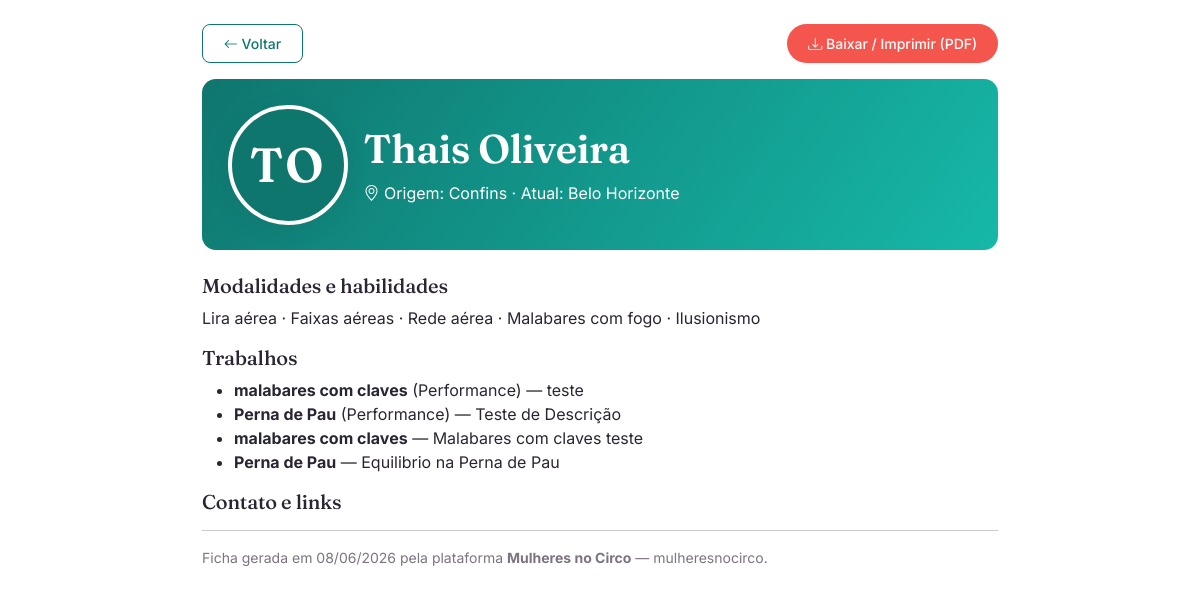
Page /ficha-artista.php?id=1 (signed in) on the committed database.
### tables this page shows
CREATE TABLE `usuarios` (
  `id` int(11) NOT NULL AUTO_INCREMENT,
  `nome_artistico` varchar(150) NOT NULL,
  `email` varchar(255) NOT NULL,
  `senha_hash` varchar(255) NOT NULL,
  `data_nascimento` date DEFAULT NULL,
  `cidade_origem` varchar(150) DEFAULT NULL,
  `cidade_atual` varchar(150) DEFAULT NULL,
  `genero` varchar(50) DEFAULT NULL,
  `orientacao_sexual` varchar(80) DEFAULT NULL,
  `biografia` text DEFAULT NULL,
  `foto_perfil` varchar(255) DEFAULT NULL,
  `area_atuacao` varchar(255) DEFAULT NULL,
  `especialidades` text DEFAULT NULL,
  `instagram` varchar(255) DEFAULT NULL,
  `youtube` varchar(255) DEFAULT NULL,
  `linkedin` varchar(255) DEFAULT NULL,
  `site_oficial` varchar(255) DEFAULT NULL,
  `mapa_cultura` varchar(255) DEFAULT NULL,
  `disponivel_contratacao` tinyint(1) DEFAULT 0,
  `role` varchar(20) DEFAULT 'user',
  `remember_token` varchar(255) DEFAULT NULL,
  `token_recuperacao` varchar(255) DEFAULT NULL,
  `token_expira_em` datetime DEFAULT NULL,
  `criado_em` timestamp NOT NULL DEFAULT current_timestamp(),
  `atualizado_em` timestamp NOT NULL DEFAULT current_timestamp() ON UPDATE current_timestamp(),
  `aceite_termos` tinyint(1) NOT NULL DEFAULT 0,
  `aceite_termos_em` datetime DEFAULT NULL,
  `necessidades_tecnicas` text DEFAULT NULL,
  `fotos_divulgacao` text DEFAULT NULL,
  `organizacao` varchar(150) DEFAULT NULL,
  `telefone` varchar(40) DEFAULT NULL,
  `quer_novidades` tinyint(1) NOT NULL DEFAULT 0,
  `canal_novidades` varchar(20) DEFAULT NULL,
  PRIMARY KEY (`id`),
  UNIQUE KEY `email` (`email`)
);

CREATE TABLE `posts` (
  `id` int(11) NOT NULL AUTO_INCREMENT,
  `usuario_id` int(11) NOT NULL,
  `titulo` varchar(200) NOT NULL,
  `categoria` varchar(50) DEFAULT NULL,
  `conteudo` text NOT NULL,
  `imagem` varchar(255) DEFAULT NULL,
  `arquivo_pdf` varchar(255) DEFAULT NULL,
  `video_youtube` varchar(255) DEFAULT NULL,
  `criado_em` timestamp NOT NULL DEFAULT current_timestamp(),
  `atualizado_em` timestamp NOT NULL DEFAULT current_timestamp() ON UPDATE current_timestamp(),
  PRIMARY KEY (`id`),
  KEY `usuario_id` (`usuario_id`),
  CONSTRAINT `posts_ibfk_1` FOREIGN KEY (`usuario_id`) REFERENCES `usuarios` (`id`) ON DELETE CASCADE
);

### ficha-artista.php (the view, shortened to what this page needs)
<?php
require_once "config/database.php";
require_once "includes/helpers.php";
$id = (int) ($_GET["id"] ?? 0);
$stmt = $pdo->prepare("SELECT * FROM usuarios WHERE id = :id");
$stmt->execute([":id" => $id]);
$a = $stmt->fetch(PDO::FETCH_ASSOC);
$stmtP = $pdo->prepare("SELECT titulo, categoria, conteudo FROM posts WHERE usuario_id = :id ORDER BY criado_em DESC");
$stmtP->execute([":id" => $id]);
$posts = $stmtP->fetchAll(PDO::FETCH_ASSOC);
$especialidades = array_filter(array_map("trim", explode(",", $a["especialidades"] ?? "")));
$gerado = date("d/m/Y");
?>
<!DOCTYPE html>
<html lang="pt-br">
<head>
    <link href="https://cdn.jsdelivr.net/npm/bootstrap@5.3.3/dist/css/bootstrap.min.css" rel="stylesheet">
    <link href="https://cdn.jsdelivr.net/npm/bootstrap-icons@1.11.3/font/bootstrap-icons.min.css" rel="stylesheet">
    <link rel="stylesheet" href="assets/css/style.css?v=13">
</head>
<body>
<div class="container my-4 ficha">
    <div class="d-print-none d-flex justify-content-between mb-3">
        <a href="javascript:history.back()" class="btn btn-outline-dark btn-sm"><i class="bi bi-arrow-left"></i> Voltar</a>
        <button onclick="window.print()" class="btn btn-circo btn-sm">
            <i class="bi bi-download"></i> Baixar / Imprimir (PDF)
        </button>
    </div>
    <div class="ficha-capa mb-4">
        <div class="d-flex align-items-center gap-3 flex-wrap">
            <div class="ficha-avatar"><?= avatarHtml($a["foto_perfil"] ?? "", $a["nome_artistico"], "capa") ?></div>
            <div>
                <h1 class="mb-1"><?= htmlspecialchars($a["nome_artistico"]) ?></h1>
                <p class="mb-0 mt-2"><i class="bi bi-geo-alt"></i>
                    Origem: <?= htmlspecialchars($a["cidade_origem"] ?: "—") ?> ·
                    Atual: <?= htmlspecialchars($a["cidade_atual"] ?: "—") ?>
                </p>
            </div>
        </div>
    </div>
    <?php if ($especialidades): ?>
        <h2 class="h5 mt-3">Modalidades e habilidades</h2>
        <p><?= htmlspecialchars(implode(" · ", $especialidades)) ?></p>
    <?php endif; ?>
    <?php if ($posts): ?>
        <h2 class="h5 mt-3">Trabalhos</h2>
        <ul>
            <?php foreach ($posts as $p): ?>
                <li><strong><?= htmlspecialchars($p["titulo"]) ?></strong>
                    <?php if ($p["categoria"]): ?>(<?= htmlspecialchars($p["categoria"]) ?>)<?php endif; ?>
                    — <?= htmlspecialchars(mb_substr($p["conteudo"], 0, 160)) ?><?= mb_strlen($p["conteudo"]) > 160 ? "..." : "" ?>
                </li>
            <?php endforeach; ?>
        </ul>
    <?php endif; ?>
    <h2 class="h5 mt-3">Contato e links</h2>
    <hr>
    <p class="text-muted small">
        Ficha gerada em <?= $gerado ?> pela plataforma <strong>Mulheres no Circo</strong> — mulheresnocirco.
    </p>
</div>
</body>
</html>

### includes/helpers.php (shortened to what this page needs)
<?php
function iniciais($nome)
{
    $nome = trim((string) $nome);
    $partes = preg_split('/\s+/', $nome);
    $ini = mb_strtoupper(mb_substr($partes[0], 0, 1));
    if (count($partes) > 1) {
        $ini .= mb_strtoupper(mb_substr($partes[count($partes) - 1], 0, 1));
    }
    return $ini;
}
function corAvatar($nome)
{
    $cores = ["#f4564e", "#16b8a8", "#ff8c42", "#e5417e", "#0f766e", "#f7a23b", "#7c5cbf", "#ef5a6e"];
    $soma = 0;
    $nome = (string) $nome;
    for ($i = 0; $i < strlen($nome); $i++) {
        $soma += ord($nome[$i]);
    }
    return $cores[$soma % count($cores)];
}
function avatarHtml($foto, $nome, $tipo = "card")
{
    $existe = !empty($foto) && file_exists(__DIR__ . "/../uploads/avatars/" . $foto);
    $ini = htmlspecialchars(iniciais($nome));
    $cor = corAvatar($nome);
    $classeBase = "avatar-placeholder d-flex align-items-center justify-content-center";
    if ($tipo === "card") {
        $classe = $classeBase . " card-img-top";
    } elseif ($tipo === "capa") {
        $classe = $classeBase . " avatar-capa";
    } else {
        $classe = $classeBase . " avatar-retrato rounded mb-3";
    }
    return '<div class="' . $classe . '" style="background:' . $cor . '">' . $ini . '</div>';
}
    ?>

### assets/css/style.css (style rules this page uses)
:root { --mnc-vinho: #0f766e; --mnc-vinho-dark: #0b5d56; --mnc-terracota: #f4564e; --mnc-terracota-dark: #dc3f37; --mnc-rose: #ffe3dd; --mnc-turquesa: #16b8a8; --mnc-amarelo: #ffc24b; --mnc-creme: #fff7ef; --mnc-tinta: #2b2533; --mnc-muted: #7c7480; --mnc-linha: #f0e6dd; --mnc-radius: 14px; --mnc-radius-lg: 22px; --mnc-shadow: 0 6px 24px rgba(43, 37, 51, 0.08); --mnc-shadow-lg: 0 16px 44px rgba(43, 37, 51, 0.16); --bs-link-color: #dc3f37; --bs-link-hover-color: #b5322b; --bs-body-font-family: "Inter", system-ui, -apple-system, "Segoe UI", Roboto, sans-serif; }
body { background-color: var(--mnc-creme); color: var(--mnc-tinta); font-family: "Inter", system-ui, -apple-system, "Segoe UI", Roboto, sans-serif; }
h1, h2, h3, h4, h5, .navbar-brand, .display-1, .display-2, .display-3, .display-4, .display-5, .display-6 { font-family: "Fraunces", Georgia, "Times New Roman", serif; font-weight: 600; color: var(--mnc-vinho); letter-spacing: -0.01em; }
a { color: var(--mnc-terracota-dark); text-decoration: none; }
.text-muted { color: var(--mnc-muted) !important; }
.btn { border-radius: 10px; font-weight: 500; padding: 0.5rem 1.3rem; }
.btn-sm { border-radius: 8px; }
.btn-circo { background-color: var(--mnc-terracota); border: none; color: #fff; border-radius: 50rem; }
.btn-outline-dark { color: var(--mnc-vinho); border-color: var(--mnc-vinho); }
.avatar-placeholder { color: #fff; font-weight: 600; font-family: "Fraunces", Georgia, serif; font-size: 3.5rem; letter-spacing: 0.04em; height: 260px; user-select: none; }
.avatar-capa { width: 150px; height: 150px; object-fit: cover; border-radius: 50% !important; border: 5px solid #fff; box-shadow: var(--mnc-shadow); font-size: 3rem !important; }

### ficha-artista.php (style rules this page uses)
body { background: #fff; }
.ficha { max-width: 820px; margin: 0 auto; }
.ficha-capa { background: linear-gradient(125deg, var(--mnc-vinho), var(--mnc-turquesa)); color: #fff; border-radius: 14px; padding: 1.6rem; }
.ficha-capa h1 { color: #fff; }
.ficha-avatar img, .ficha-avatar .avatar-placeholder { width: 120px; height: 120px; border-radius: 50%; object-fit: cover; border: 4px solid #fff; font-size: 2.6rem; }

### rows in the picture
usuarios: nome_artistico "TO", nome_artistico "Thais Oliveira", cidade_origem "Confins", cidade_atual "Belo Horizonte", especialidades "Lira aérea · Faixas aéreas · Rede aérea · Malabares com fogo · Ilusionismo"
posts: titulo "malabares com claves", categoria "Performance", conteudo "teste"
posts: titulo "Perna de Pau", categoria "Performance", conteudo "Teste de Descrição"
posts: titulo "malabares com claves", conteudo "Malabares com claves teste"
posts: titulo "Perna de Pau", conteudo "Equilibrio na Perna de Pau"
